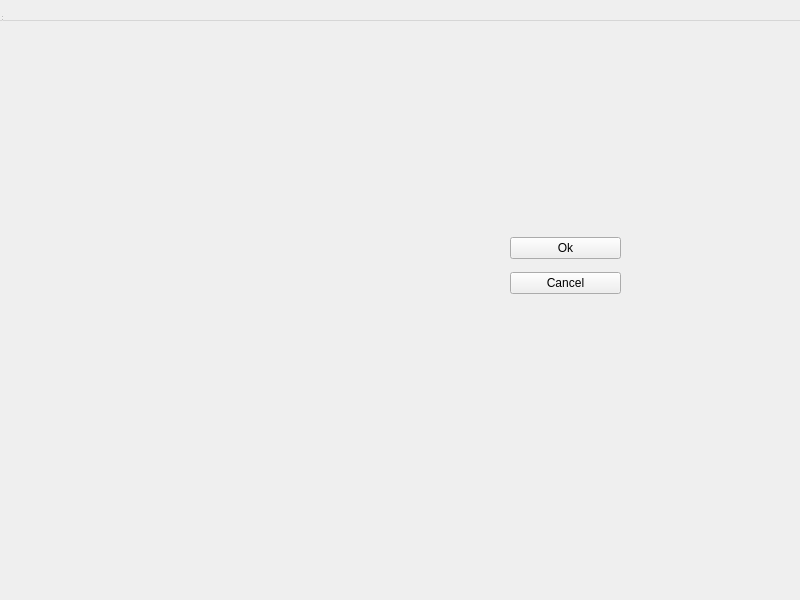
<?xml version="1.0" encoding="UTF-8"?>
<ui version="4.0">
 <class>Homepage</class>
 <widget class="QWidget" name="Homepage">
  <property name="geometry">
   <rect>
    <x>0</x>
    <y>0</y>
    <width>800</width>
    <height>600</height>
   </rect>
  </property>
  <property name="windowTitle">
   <string>Homepage</string>
  </property>
  <widget class="QWidget" name="centralwidget" native="true">
   <property name="geometry">
    <rect>
     <x>70</x>
     <y>280</y>
     <width>121</width>
     <height>71</height>
    </rect>
   </property>
  </widget>
  <widget class="QMenuBar" name="menubar">
   <property name="geometry">
    <rect>
     <x>0</x>
     <y>0</y>
     <width>800</width>
     <height>21</height>
    </rect>
   </property>
  </widget>
  <widget class="QStatusBar" name="statusbar">
   <property name="geometry">
    <rect>
     <x>0</x>
     <y>0</y>
     <width>3</width>
     <height>22</height>
    </rect>
   </property>
  </widget>
  <widget class="QWidget" name="verticalLayoutWidget">
   <property name="geometry">
    <rect>
     <x>510</x>
     <y>230</y>
     <width>111</width>
     <height>71</height>
    </rect>
   </property>
   <layout class="QVBoxLayout" name="verticalLayout">
    <item>
     <widget class="QPushButton" name="pushButton">
      <property name="text">
       <string>Ok</string>
      </property>
     </widget>
    </item>
    <item>
     <widget class="QPushButton" name="pushButton_2">
      <property name="text">
       <string>Cancel</string>
      </property>
     </widget>
    </item>
   </layout>
  </widget>
 </widget>
 <resources/>
 <connections/>
</ui>
